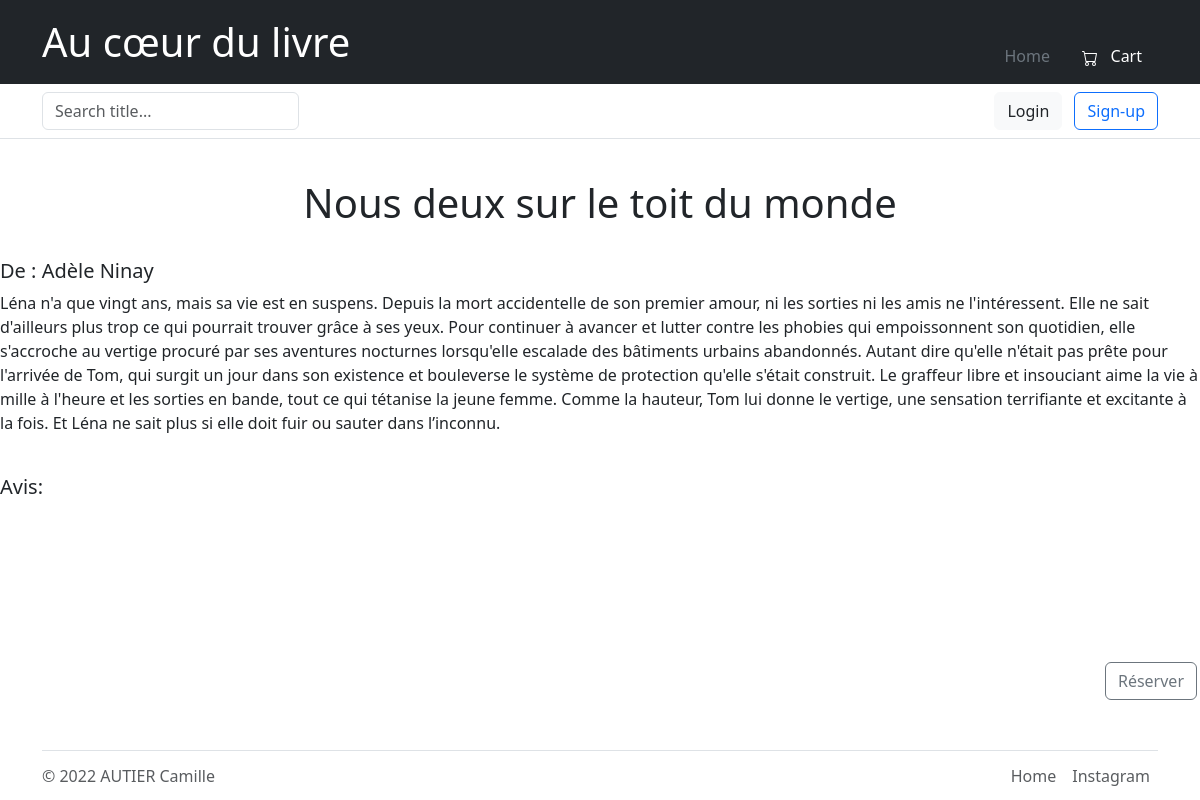
The page /detailLivre.php?id=1 on the database its author committed.
### tables this page shows
CREATE TABLE `livredb` (
  `id` int(11) NOT NULL,
  `titre` text NOT NULL,
  `Couv` text NOT NULL,
  `IdGenre` int(11) NOT NULL
);

### Modele.php (called while the page is built)
<?php
abstract class Modele {
	private $bdd;
    protected function executerRequete($sql, $params = null) {
		$getBdd = $this->getBdd();
        if ($params == null){
            $resultat = $getBdd->query($sql);
        } else {
            $resultat = $getBdd->prepare($sql);
            $resultat->execute($params);
        }
        return $resultat;
    }
    private function getBdd() {
		$dsn = "mysql:host=localhost;dbname=bibliotheque;charset=utf8";
		$login = "root";
		$mdp = "";
        if ($this->bdd == null){
            $this->bdd = new PDO($dsn,$login,$mdp,
                array(PDO::ATTR_ERRMODE => PDO::ERRMODE_EXCEPTION));
        }
        return $this->bdd;
    }
}

### Model/LivreDb.php (called while the page is built, shortened)
<?php
require_once 'Modele.php';
class LivreDb extends Modele {
    public function getLivreId ($id) {
		$sql = "SELECT titre, Couv, IdGenre FROM livredb WHERE id = ?";
		$resultat = $this->executerRequete($sql, array($id));
		if ($resultat->rowCount() > 0)
			return $resultat->fetch();
		else
			throw new Exception("Pas de résultat");
    }
	public function livreAuteurs($id) {
		$sql = 'SELECT Nom  FROM auteurdb INNER JOIN ecritdb ON auteurdb.id = ecritdb.IdAuteur WHERE ecritdb.idLivre = ?';
		$resultat = $this->executerRequete($sql, array($id));
		if ($resultat->rowCount() > 0)
			return $resultat->fetchAll();
	}
}

### detailLivre.php (the view, shortened to what this page needs)
<body>
    <header class="site-header">
        <?php
        require "Model/LivreDb.php";
        $idLivre = $_REQUEST['id']
        ?>
    </header>
    <?php
        $classLivres = new LivreDb();
        $livre = $classLivres->getLivreId($idLivre);
        $auteurs = $classLivres->LivreAuteurs($idLivre);
        $nomAuteur="";
        if ($auteurs != null) {
          $nbAuteur = count ($auteurs);
          $ct = 1;
          foreach ($auteurs as $auteur) {
                if ($ct < $nbAuteur) {
                $nomAuteur .= $auteur['Nom']." / ";
                $ct++;
                }
                else {
                $nomAuteur .= $auteur['Nom'];
                }
            }
        }
        $titre = $livre['titre'];
        $couv = $livre ['Couv'];
    ?>
    <main class="site-content">
        <h1 class="title">
            <?php echo $titre; ?>
        </h1>
        <br>
        <h5>De : <?php echo $nomAuteur ?></h5>
        <p><?php echo $couv; ?></p>
        <br>
        <h5>Avis:
        </h5>
        <button type="button" class="btn btn-outline-secondary btn-reserver">Réserver</button>
    </main>
    <footer class="site-footer">
    </footer>
</body>

### style.css (style rules this page uses)
.title { text-align: center; }
.btn-reserver { position: absolute !important; right: 3px !important; bottom: 100px !important; }
.bas-page { position: sticky !important; bottom: 0 !important; width: 100% !important; margin-bottom: 0% !important; height: 50px; padding: 0% !important; }
body { margin: 0 !important; display: flex !important; flex-direction: column !important; min-height: 100vh !important; }
.site-content { flex: 1; }

### rows shown on the page
livredb: titre "Nous deux sur le toit du monde", Couv "Léna n'a que vingt ans, mais sa vie est en suspens. Depuis la mort accidentelle de son premier amour, ni les sorties ni les amis ne l'intéressent. Elle ne sait d'ailleurs plus trop ce qui pourrait trouver grâce à ses yeux. Pour continuer à avancer et lutter contre les phobies qui empoissonnent son quotidien, elle s'accroche au vertige procuré par ses aventures nocturnes lorsqu'elle escalade des bâtiments urbains abandonnés. Autant dire qu'elle n'était pas prête pour l'arrivée de Tom, qui surgit un jour dans son existence et bouleverse le système de protection qu'elle s'était construit. Le graffeur libre et insouciant aime la vie à mille à l'heure et les sorties en bande, tout ce qui…"

### other values the page prints
$nomAuteur "Adèle Ninay"
